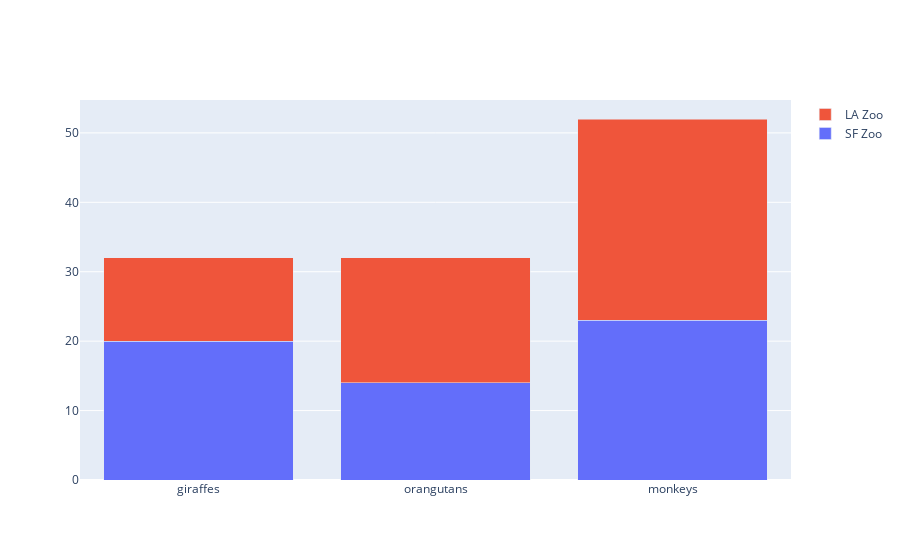

Here is the notebook cell this chart was saved with:
### Code cell
# Plotly stacked bar chart
import plotly.graph_objects as go
animals=['giraffes', 'orangutans', 'monkeys']

fig = go.Figure(data=[
    go.Bar(name='SF Zoo', x=animals, y=[20, 14, 23]),
    go.Bar(name='LA Zoo', x=animals, y=[12, 18, 29])
])
# Change the bar mode
fig.update_layout(barmode='stack')
fig.show()

### Figure 1 — Plotly figure (JSON) as saved in the notebook; plotly's stock layout.template omitted (floating-point values rounded to 4 significant figures)
{"data": [{"name": "SF Zoo", "type": "bar", "x": ["giraffes", "orangutans", "monkeys"], "y": [20, 14, 23]}, {"name": "LA Zoo", "type": "bar", "x": ["giraffes", "orangutans", "monkeys"], "y": [12, 18, 29]}], "layout": {"barmode": "stack"}}
